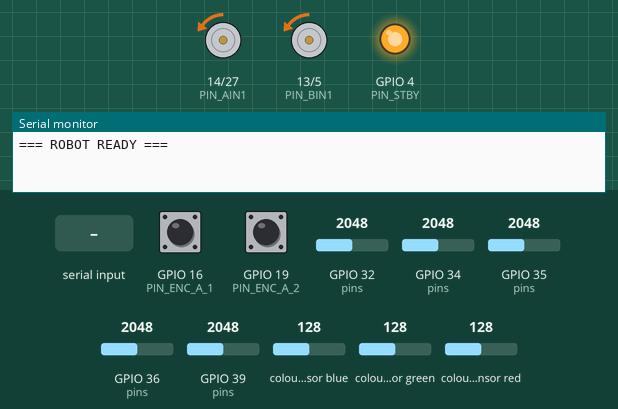
Recording of a sketch running on a simulated ESP32. On the bench: motor-driver pin pairs drawn as motors (green arrow = first pin HIGH = forward, orange = second pin HIGH = backward, longer = more drive, scaled by the enable pin, stopped while the standby pin is LOW), output pins drawn as LEDs (lit = HIGH), the last lines printed to the serial monitor. The inputs (shaded band) are chosen by the test bench; at power-on: GPIO 32 (pins) = 2048, GPIO 35 (pins) = 2048, GPIO 34 (pins) = 2048, GPIO 16 (PIN_ENC_A_1) HIGH, GPIO 19 (PIN_ENC_A_2) HIGH, GPIO 36 (pins) = 2048, GPIO 39 (pins) = 2048, colour sensor blue 128, colour sensor green 128, colour sensor red 128 (analog values on the 0–4095 scale).

Above: at 1.4 s.
1.5 s: "g" received over Serial
3.0 s: "s" received over Serial
4.5 s: "g" received over Serial
At 6.8 s:
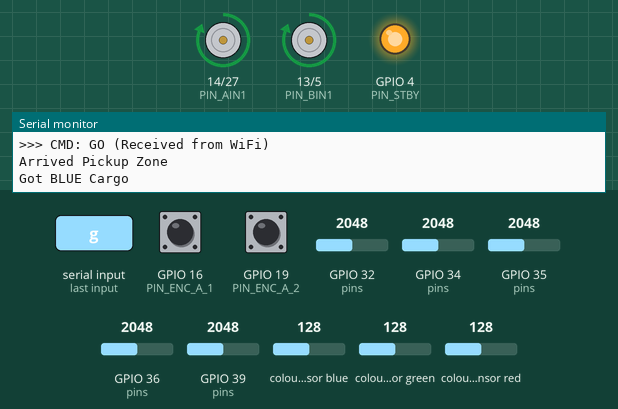
7.1 s: GPIO 32 (pins) set to 122
At 7.6 s:
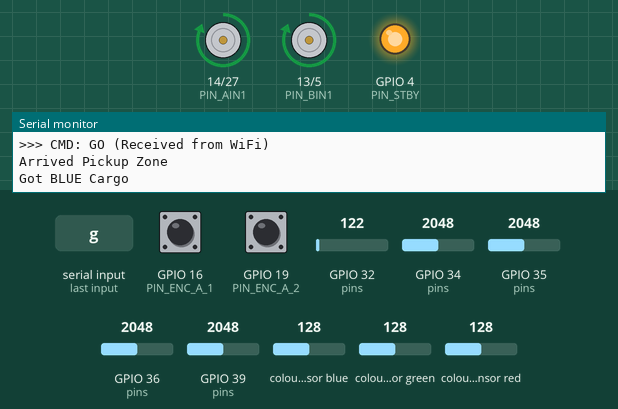
8.6 s: GPIO 35 (pins) set to 122
At 9.8 s:
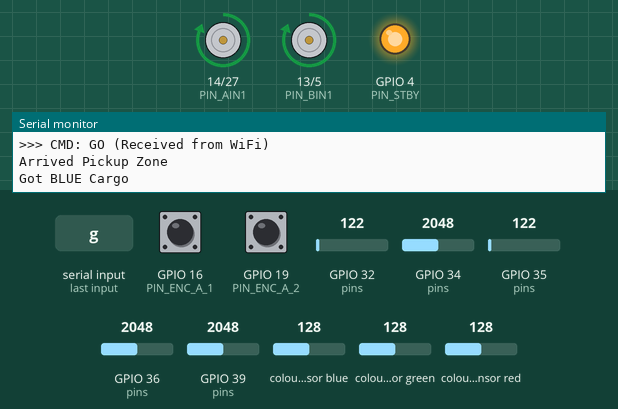
10.1 s: GPIO 34 (pins) set to 122
At 10.6 s:
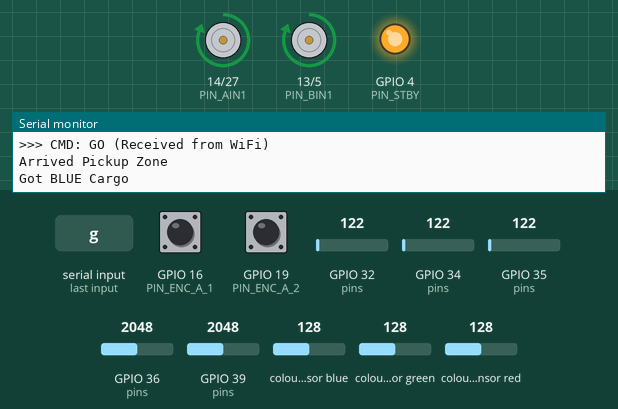
Timing chart, 0 to 12.6 s (numbered marks = the images above; inputs shaded):
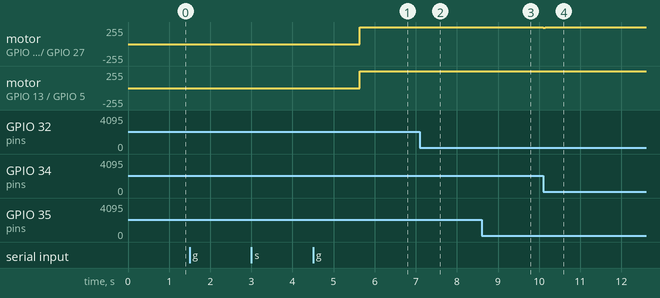

The sketch:

robot.ino
```cpp
/*
 * ESP32 ROBOT - SLAVE (FIXED COMMAND LOGIC)
 * ==================================================
 * - MAC Controller (Master): 6C:C8:40:34:7A:68
 * - Fix: Xử lý lệnh bằng biến cờ (flag) thay vì String để tránh lỗi.
 */

#include <Arduino.h>
#include <Wire.h>
#include <Adafruit_TCS34725.h>
#include <esp_now.h>
#include <WiFi.h>

// ==========================================================
// 1. CẤU HÌNH ESP-NOW & DATA STRUCT
// ==========================================================
uint8_t masterAddress[] = {0x6C, 0xC8, 0x40, 0x34, 0x7A, 0x68};

// Struct GỬI ĐI
typedef struct struct_telemetry {
  int status;
  int cargoColor;
  float rpmLeft;
  float rpmRight;
  float errorLine;
  // --- THÊM 5 DÒNG NÀY ---
  int s1;
  int s2;
  int s3;
  int s4;
  int s5;
} struct_telemetry;

// Struct NHẬN VỀ
typedef struct struct_command {
  char cmd;
} struct_command;

struct_telemetry myData;
struct_command incomingCmd;

// Biến cờ xử lý lệnh (Volatile để dùng trong ngắt)
volatile bool newCommandReceived = false;
volatile char commandChar = ' ';

// ==========================================================
// 2. HARDWARE (GIỮ NGUYÊN)
// ==========================================================
const int PIN_AIN1 = 14, PIN_AIN2 = 27, PIN_PWMA = 25;
const int PIN_BIN1 = 13, PIN_BIN2 = 5, PIN_PWMB = 26;
const int PIN_STBY = 4;

const int PIN_ENC_A_1 = 16, PIN_ENC_B_1 = 17;
const int PIN_ENC_A_2 = 19, PIN_ENC_B_2 = 18;

const int S1 = 36, S2 = 39, S3 = 34, S4 = 35, S5 = 32;

Adafruit_TCS34725 tcs(TCS34725_INTEGRATIONTIME_50MS, TCS34725_GAIN_4X);

const int CPR = 390;
const float DT_MS = 50;

double rpm_meas_1 = 0, rpm_meas_2 = 0;
double rpm_left = 0, rpm_right = 0;
unsigned long startTime = 0;

// ==========================================================
// 3. PID & CALIB
// ==========================================================
double Kp_1 = 0.19, Ki_1 = 11.0;
double Kp_2 = 0.20, Ki_2 = 11.0;
double integ_1 = 0, integ_2 = 0;

double base_rpm = 140.0;
double Kp_line = 5.0, Ki_line = 0.75, Kd_line = 1.3;
double err_line = 0, last_err_line = 0, integ_line = 0, biggest_err = 0;

int rawMin[5] = {53, 43, 30, 33, 27};
int rawMax[5] = {3200, 2965, 2748, 2684, 2691};
int weight[5] = {-20, -10, 0, 10, 20};
int norm_sensor[5];

float redCalib[3]  = {47.8, 20.9, 14.9};
float blueCalib[3] = {38.0, 45.6, 38.6};
float unkCalib[3]  = {26.0, 24.0, 16.8};

volatile long encCount1 = 0, encCount2 = 0;
long lastEnc1 = 0, lastEnc2 = 0;
unsigned long lastLoopTime = 0;
unsigned long lastTeleTime = 0;

// ===================== STATE MACHINE =====================
enum RobotState { MOVING, STOP, WAIT_LOADING, INTERSECTION_DECISION, FINISH_SHIPPING };
enum ShippingStatus {
  WAIT_TO_START, MOVING_TO_LOADING, WAIT_AT_LOADING,
  MOVING_TO_INTERSECTION, MOVING_TO_ENDPOINT, FINISHED_DELIVERY, STOPPED_BY_USER
};

RobotState currentState = STOP;
ShippingStatus currentShipStatus = WAIT_TO_START;

unsigned long stateStart = 0;
int cargoColor = 0;
bool isPickupZone = false, isIntersection = false, isFinish = false;

// ===================== CALLBACK ESP-NOW (SẠCH SẼ HƠN) =====================
void OnDataRecv(const esp_now_recv_info_t * info, const uint8_t *incomingData, int len) {
  memcpy(&incomingCmd, incomingData, sizeof(incomingCmd));
  // Chỉ lưu lệnh vào biến tạm, không xử lý logic nặng ở đây
  commandChar = incomingCmd.cmd;
  newCommandReceived = true;
}

void sendTelemetry() {
  myData.status = (int)currentShipStatus;
  myData.cargoColor = cargoColor;
  myData.rpmLeft = (float)rpm_left;
  myData.rpmRight = (float)rpm_right;
  myData.errorLine = (float)err_line;

  // --- THÊM ĐOẠN NÀY ĐỂ GỬI GIÁ TRỊ CẢM BIẾN ---
  // norm_sensor là mảng chứa giá trị đã chuẩn hóa (0-1000)
  myData.s1 = norm_sensor[0];
  myData.s2 = norm_sensor[1];
  myData.s3 = norm_sensor[2];
  myData.s4 = norm_sensor[3];
  myData.s5 = norm_sensor[4];

  esp_now_send(masterAddress, (uint8_t *) &myData, sizeof(myData));
}

// ===================== HELPERS =====================
void IRAM_ATTR encISR1() { if(digitalRead(PIN_ENC_B_1)) encCount1++; else encCount1--; }
void IRAM_ATTR encISR2() { if(digitalRead(PIN_ENC_B_2)) encCount2++; else encCount2--; }

void motorDrive(int pin1, int pin2, int pwmPin, int val){
  val = constrain(val, -1023, 1023);
  if(val > 0){ digitalWrite(pin1, HIGH); digitalWrite(pin2, LOW); }
  else if(val < 0){ digitalWrite(pin1, LOW); digitalWrite(pin2, HIGH); }
  else{ digitalWrite(pin1, LOW); digitalWrite(pin2, LOW); }
  ledcWrite(pwmPin, abs(val));
}

void setMotors(int left, int right){
  motorDrive(PIN_AIN1, PIN_AIN2, PIN_PWMA, left);
  motorDrive(PIN_BIN1, PIN_BIN2, PIN_PWMB, right);
}

int clampMap(int x, int in_min, int in_max, int out_min, int out_max){
  if(x <= in_min) return out_min;
  if(x >= in_max) return out_max;
  return (long)(x - in_min) * (out_max - out_min) / (in_max - in_min) + out_min;
}

void readLineSensors(){
  int pins[5] = {S1, S2, S3, S4, S5};
  for(int i = 0; i < 5; i++)
    norm_sensor[i] = clampMap(analogRead(pins[i]), rawMin[i], rawMax[i], 0, 1000);
}

double getLineError() {
  long sumW = 0, sumV = 0;
  for (int i = 0; i < 5; i++) {
    sumW += norm_sensor[i] * weight[i];
    sumV += norm_sensor[i];
  }
  if (sumV < 300) return last_err_line;
  return (double)sumW / sumV;
}

float getDist(float r, float g, float b, float calib[3]) {
  return sqrt(pow(r - calib[0], 2) + pow(g - calib[1], 2) + pow(b - calib[2], 2));
}

int detectColorRaw(){
  uint16_t r, g, b, c;
  tcs.getRawData(&r, &g, &b, &c);
  float fR = r, fG = g, fB = b;
  float dR = getDist(fR, fG, fB, redCalib);
  float dB = getDist(fR, fG, fB, blueCalib);
  float dU = getDist(fR, fG, fB, unkCalib);
  float minD = dR; int color = 1;
  if(dB < minD){ minD = dB; color = 2; }
  if(dU < minD) color = 0;
  return color;
}

void resetPID() {
  integ_1 = integ_2 = 0; integ_line = 0; last_err_line = 0;
}

// ===================== SETUP =====================
void setup(){
  Serial.begin(115200); delay(200);

  // -- SETUP WIFI ESP-NOW --
  WiFi.mode(WIFI_STA);
  if (esp_now_init() != ESP_OK) { Serial.println("ESP-NOW Fail"); return; }
  esp_now_register_recv_cb(OnDataRecv);

  esp_now_peer_info_t peerInfo;
  memset(&peerInfo, 0, sizeof(peerInfo)); // Xóa rác bộ nhớ
  memcpy(peerInfo.peer_addr, masterAddress, 6);
  peerInfo.channel = 0;
  peerInfo.encrypt = false;
  esp_now_add_peer(&peerInfo);

  // -- SETUP HARDWARE --
  analogReadResolution(12);
  Wire.begin();
  if(!tcs.begin()){ Serial.println("Color Sensor FAIL"); while(1); }
  tcs.setInterrupt(false);

  pinMode(PIN_STBY, OUTPUT); digitalWrite(PIN_STBY, HIGH);
  pinMode(PIN_AIN1, OUTPUT); pinMode(PIN_AIN2, OUTPUT);
  pinMode(PIN_BIN1, OUTPUT); pinMode(PIN_BIN2, OUTPUT);
  pinMode(PIN_ENC_A_1, INPUT); pinMode(PIN_ENC_B_1, INPUT);
  pinMode(PIN_ENC_A_2, INPUT); pinMode(PIN_ENC_B_2, INPUT);

  ledcAttach(PIN_PWMA, 5000, 10);
  ledcAttach(PIN_PWMB, 5000, 10);

  attachInterrupt(digitalPinToInterrupt(PIN_ENC_A_1), encISR1, RISING);
  attachInterrupt(digitalPinToInterrupt(PIN_ENC_A_2), encISR2, RISING);

  Serial.println("=== ROBOT READY ===");
  startTime = millis();
}

// ===================== LOOP =====================
void loop(){
  // ================= 1. XỬ LÝ LỆNH TỪ ESP-NOW/SERIAL =================
  if (newCommandReceived) {
    newCommandReceived = false; // Reset cờ
    if (commandChar == 'g') {
      currentState = MOVING;
      currentShipStatus = MOVING_TO_LOADING;
      cargoColor = 0; isIntersection = false;
      resetPID();
      Serial.println(">>> CMD: GO (Received from WiFi)");
    }
    else if (commandChar == 's') {
      currentState = STOP;
      currentShipStatus = STOPPED_BY_USER;
      Serial.println(">>> CMD: STOP (Received from WiFi)");
    }
  }

  // Debug qua Serial (Dự phòng)
  if (Serial.available()) {
    char c = Serial.read();
    if(c == 'g') { commandChar = 'g'; newCommandReceived = true; }
    if(c == 's') { commandChar = 's'; newCommandReceived = true; }
  }

  // ================= 2. TELEMETRY & SENSOR =================
  unsigned long now = millis();
  if (now - lastTeleTime > 100) { sendTelemetry(); lastTeleTime = now; }

  if(now - lastLoopTime < DT_MS) return;
  float dt = (now - lastLoopTime) / 1000.0f;
  lastLoopTime = now;

  long c1 = encCount1, c2 = encCount2;
  long dp1 = c1 - lastEnc1; lastEnc1 = c1;
  long dp2 = c2 - lastEnc2; lastEnc2 = c2;

  rpm_left = (dp1 / dt) * 60.0 / CPR;
  rpm_right = (dp2 / dt) * 60.0 / CPR;
  rpm_meas_1 = rpm_left;
  rpm_meas_2 = rpm_right;

  readLineSensors();
  int s1 = norm_sensor[0], s2 = norm_sensor[1], s3 = norm_sensor[2], s4 = norm_sensor[3], s5 = norm_sensor[4];

  // ============= 3. SPECIAL CASE LOGIC ===========
  isPickupZone = (s2 >= 400 && s3 >= 400 && s4 >= 400);
  isIntersection = (s3 <= 300 && s1 >= 700 && s5 >= 700);
  isFinish = (s1 < 200 && s2 < 200 && s3 < 200 && s4 < 200 && s5 < 200);

  if (currentState == MOVING) {
    if (isFinish) {
      setMotors(-20, -20); resetPID();
      currentState = FINISH_SHIPPING; currentShipStatus = FINISHED_DELIVERY;
      return;
    }
    if (cargoColor == 0 && isPickupZone) {
      setMotors(-20, -20); resetPID();
      currentState = WAIT_LOADING; currentShipStatus = WAIT_AT_LOADING;
      stateStart = now; Serial.println("Arrived Pickup Zone");
      return;
    }
    if (isIntersection && cargoColor != 0) {
      currentState = INTERSECTION_DECISION;
      stateStart = now;
      return;
    }
  }

  // ========== 4. MOTION CONTROL ==========
  switch(currentState){
    case MOVING: {
      err_line = getLineError();
      if(abs(err_line) >= abs(biggest_err)) biggest_err = err_line;
      double P = Kp_line * err_line;
      integ_line += err_line * dt; integ_line = constrain(integ_line, -50, 50);
      double I = Ki_line * integ_line;
      double D = Kd_line * (err_line - last_err_line) / dt;
      last_err_line = err_line;

      double steer = P + I + D;
      double set1 = base_rpm + steer;
      double set2 = base_rpm - steer;

      integ_1 += (set1 - rpm_meas_1) * Ki_1 * dt; integ_1 = constrain(integ_1, -1023, 1023);
      double u1 = Kp_1 * (set1 - rpm_meas_1) + integ_1;

      integ_2 += (set2 - rpm_meas_2) * Ki_2 * dt; integ_2 = constrain(integ_2, -1023, 1023);
      double u2 = Kp_2 * (set2 - rpm_meas_2) + integ_2;

      setMotors((int)u1, (int)u2);
      break;
    }

    case STOP:
      setMotors(-20, -20);
      break;

    case WAIT_LOADING: {
      setMotors(-20, -20);
      static int lastColor = 0; static unsigned long colorStart = 0;
      int cargo_color = detectColorRaw();
      if (cargo_color != 0 && cargo_color != lastColor) { lastColor = cargo_color; colorStart = now; }
      if (cargo_color == 0) { lastColor = 0; colorStart = 0; }

      if (colorStart > 0 && (now - colorStart >= 3000)) {
        cargoColor = cargo_color;
        lastColor = 0; colorStart = 0;
        Serial.println(cargoColor == 1 ? "Got RED Cargo" : "Got BLUE Cargo");
        delay(1000);
        currentState = MOVING; currentShipStatus = MOVING_TO_INTERSECTION;
        stateStart = now;
      }
      resetPID();
      break;
    }

    case INTERSECTION_DECISION:
      if (cargoColor == 1) { // RED -> LEFT
        resetPID();
        setMotors(-150, 150);
        if (now - stateStart >= 350) { resetPID(); currentState = MOVING; currentShipStatus = MOVING_TO_ENDPOINT; }
      }
      else if (cargoColor == 2) { // BLUE -> RIGHT
        resetPID();
        setMotors(250, -250);
        if (now - stateStart >= 350) { resetPID(); currentState = MOVING; currentShipStatus = MOVING_TO_ENDPOINT; }
      }
      else currentState = STOP;
      break;

    case FINISH_SHIPPING:
      setMotors(-20, -20); currentState = STOP;
      break;
  }
}
```

Measured:
- after the input at 4.5 s, motor on GPIO 14 (PIN_AIN1) / GPIO 27 (PIN_AIN2), motor on GPIO 13 (PIN_BIN1) / GPIO 5 (PIN_BIN2): backward 5/255 → forward 255/255 after 1.1 s
- after the input at 7.1 s, motor on GPIO 14 (PIN_AIN1) / GPIO 27 (PIN_AIN2): forward 255/255 → forward 254/255 after 0.05 s, → forward 255/255 0.05 s later
- after the input at 8.6 s, motor on GPIO 14 (PIN_AIN1) / GPIO 27 (PIN_AIN2): forward 255/255 → forward 249/255 after 0.05 s, → forward 255/255 0.05 s later
- after the input at 10.1 s, motor on GPIO 14 (PIN_AIN1) / GPIO 27 (PIN_AIN2): forward 255/255 → forward 245/255 at once, → forward 255/255 0.05 s later
